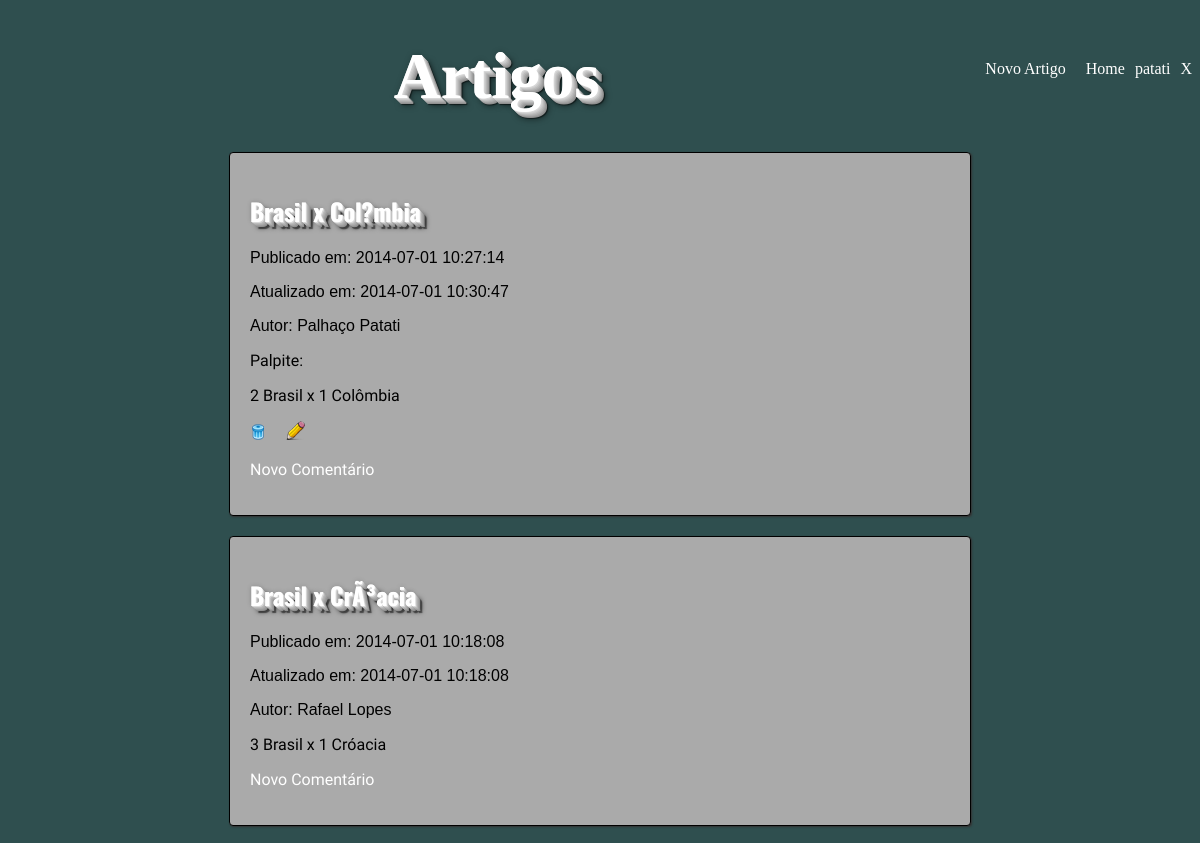
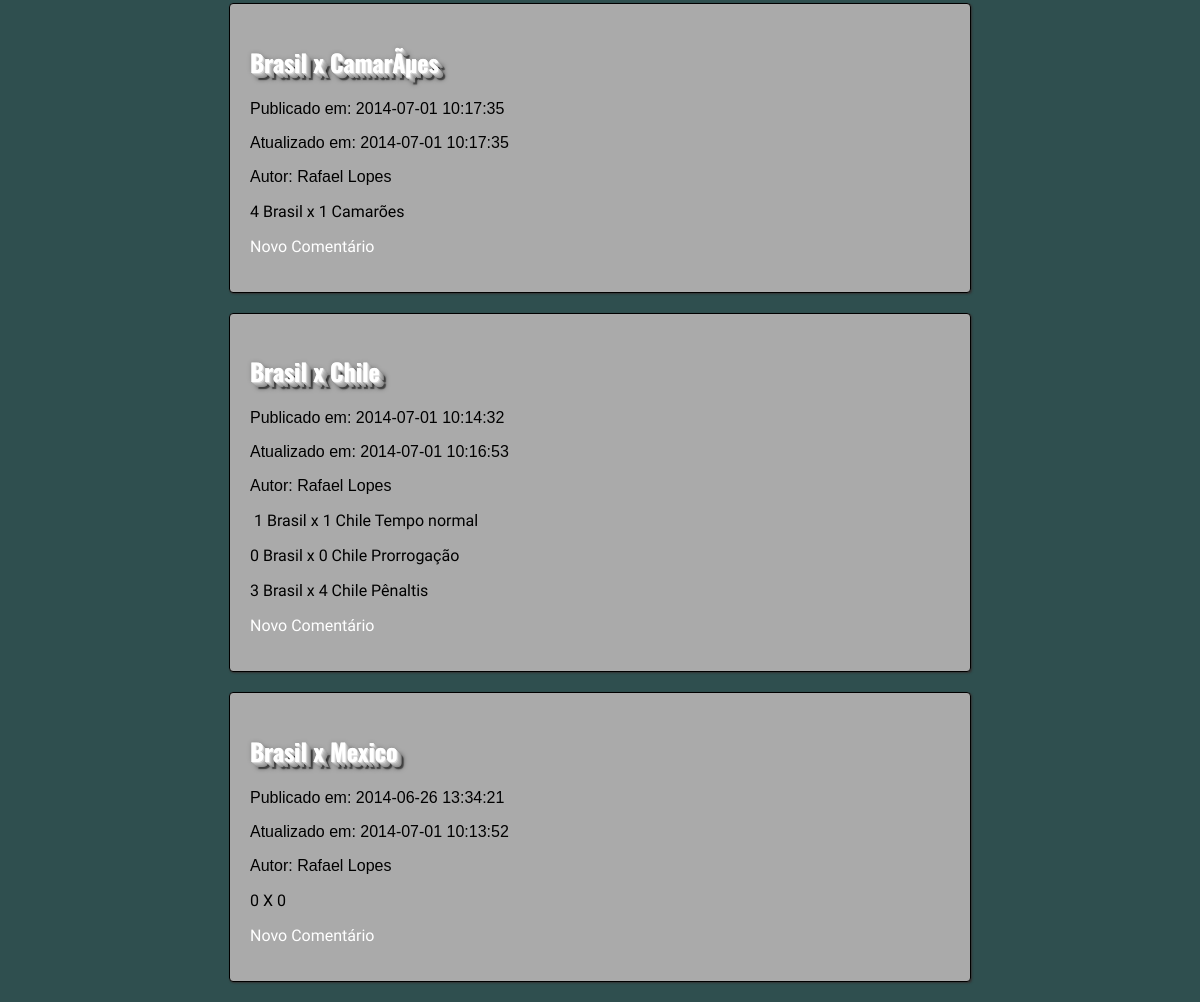
/index.php (signed in), run on the app's committed database (2 pictures, top to bottom).
### tables this page shows
CREATE TABLE IF NOT EXISTS `tblartigos` (
  `idArtigos` int(11) NOT NULL AUTO_INCREMENT,
  `idUsers` int(11) NOT NULL,
  `assunto` varchar(40) NOT NULL,
  `artigo` text NOT NULL,
  `dtCriacao` datetime NOT NULL,
  `dtAtualiza` datetime NOT NULL,
  PRIMARY KEY (`idArtigos`),
  KEY `idUsers` (`idUsers`),
  KEY `idUsers_2` (`idUsers`),
  KEY `idUsers_3` (`idUsers`)
);

CREATE TABLE IF NOT EXISTS `tblusers` (
  `idUsers` int(11) NOT NULL AUTO_INCREMENT,
  `nome` varchar(45) NOT NULL,
  `login` varchar(16) NOT NULL,
  `email` varchar(45) NOT NULL,
  `senha` varchar(40) NOT NULL,
  `dtCriacao` datetime NOT NULL,
  `dtAtualiza` datetime NOT NULL,
  PRIMARY KEY (`idUsers`),
  UNIQUE KEY `login` (`login`,`email`)
);

### index.php (the view, shortened to what this page needs)
<?php
require_once 'conectaMySQL.php';
?>
<!DOCTYPE html>
<html>
    <head>
        <link href="css/estilo.css" type="text/css" rel="stylesheet" />
    </head>
    <body>
        <?php
        include 'topo.php';
        if(isset($_SESSION['idUsers'])):
        ?>
        <p style="float: right; margin-right: 10px;">
            <a href="novoartigo.php" title="Inserir novo artigo">
                Novo Artigo
            </a>
        </p>
        <?php endif; ?>
        <h1>Artigos</h1>
        <?php
        $query = "SELECT a . * , u.nome AS nome
                  FROM tblartigos a
                  INNER JOIN tblusers u
                  USING ( idusers )
                  ORDER BY a.dtCriacao DESC";
        $result = mysqli_query($link, $query);
        while ($linha = mysqli_fetch_assoc($result)) {
            echo "<article id='art$linha[idArtigos]'>\n";
            echo "\t<header>\n";
            echo "\t\t<h2>" . utf8_encode($linha['assunto']) . "</h2>\n";
            echo "\t\t<p>Publicado em: $linha[dtCriacao]</p>\n";
            echo "\t\t\t\t<p>Atualizado em: $linha[dtAtualiza]</p>\n";
            echo "\t\t<p>Autor: " . utf8_encode($linha['nome']) . "</p>\n";
            echo "\t</header>\n";
            echo "\t<p>" . utf8_encode($linha['artigo']) . "</p>\n";
            if (isset($_SESSION['idUsers']) && $_SESSION['idUsers']== 1){
                 echo "<a href='#' "
                    . " onclick='apagarA($linha[idArtigos],\"" . utf8_encode($linha['nome']) . "\")'"
                    . "title='Excluir'><img src='img/excluir.png'/></a>";
                if($_SESSION['idUsers'] == $linha['idUsers']){
                 echo "&nbsp;&nbsp;&nbsp;&nbsp;&nbsp;"
                        . "<a href='#'"
                         . "onclick='editarArtigo($linha[idArtigos])'"
                         . "title='Editar'>"
                        . "<img src='img/editar.png' title='Editar'/></a>";
                }
            }
            elseif (isset ($_SESSION['idUsers']) && $_SESSION['idUsers'] == $linha['idUsers']) {
                echo "<a href='#' "
                    . " onclick='apagarA($linha[idArtigos],\"" . utf8_encode($linha['nome']) . "\")'"
                    . "title='Excluir'><img src='img/excluir.png'/></a>";
                if($_SESSION['idUsers'] == $linha['idUsers']){
                echo "&nbsp;&nbsp;&nbsp;&nbsp;&nbsp;"
                         . "<a href='#'"
                        . "onclick='editarArtigo($linha[idArtigos])'"
                        . "title='Editar'>"
                        . "<img src='img/editar.png' title='Editar'/></a>";
                }
               }
            echo "\t<p><a href='novocomentario.php?idArtigos=$linha[idArtigos]'>Novo Comentário</a></p>\n";
            echo "</article>\n\n";
        }
        ?>
    </body>
</html>

### css/estilo.css (style rules this page uses)
body { background-color: darkslategrey; }
h1 { text-align: center; font-family: Garamond, serif; line-height: 1em; color: #ffffff; font-weight:bold; font-size: 65px; text-shadow:0px 0px 0 rgb(231,231,231), 1px 1px 0 rgb(216,216,216), 2px 2px 0 rgb(202,202,202), 3px 3px 0 rgb(187,187,187), 4px 4px 0 rgb(173,173,173), 5px 5px 0 rgb(158,158,158), 6px 6px 0 rgb(144,144,144), 7px 7px 6px rgba(0,0,0,0.6), 7px 7px 1px rgba(0,0,0,0.5), 0px 0px 6px rgba(0,0,0,.2); }
header h2, article section h2 { font-family: Oswald; color: #ffffff; text-shadow:0px 0px 0 rgb(231,231,231), 1px 1px 0 rgb(216,216,216), 1px 1px 0 rgb(202,202,202), 2px 2px 0 rgb(187,187,187), 3px 3px 0 rgb(173,173,173), 4px 4px 0 rgb(158,158,158), 5px 5px 0 rgb(144,144,144), 6px 6px 5px rgba(0,0,0,0.6), 7px 7px 1px rgba(0,0,0,0.5), 0px 0px 5px rgba(0,0,0,.2); }
article p { font-family: "Bad Script"; }
article header p { font-family: arial; }
article { padding: 20px; background-color: #aaa; width: 700px; height: auto; margin: 0 auto; border-radius:4px; box-shadow: 1px 1px 2px #333333; border:1px solid #000000; margin-bottom: 20px; }
p a { color: white; text-decoration: none; }

### data on the page
tblartigos: assunto "Brasil x Col?mbia", dtCriacao "2014-07-01 10:27:14", dtAtualiza "2014-07-01 10:30:47", idUsers.nome "Palhaço Patati", artigo "Palpite: 2 Brasil x 1 Colômbia"
tblartigos: assunto "Brasil x CrÃ³acia", dtCriacao "2014-07-01 10:18:08", dtAtualiza "2014-07-01 10:18:08", idUsers.nome "Rafael Lopes", artigo "3 Brasil x 1 Cróacia"
tblartigos: assunto "Brasil x CamarÃµes", dtCriacao "2014-07-01 10:17:35", dtAtualiza "2014-07-01 10:17:35", idUsers.nome "Rafael Lopes", artigo "4 Brasil x 1 Camarões"
tblartigos: assunto "Brasil x Chile", dtCriacao "2014-07-01 10:14:32", dtAtualiza "2014-07-01 10:16:53", idUsers.nome "Rafael Lopes", artigo "1 Brasil x 1 Chile Tempo normal 0 Brasil x 0 Chile Prorrogação 3 Brasil x 4 Chile Pênaltis"
tblartigos: assunto "Brasil x Mexico", dtCriacao "2014-06-26 13:34:21", dtAtualiza "2014-07-01 10:13:52", idUsers.nome "Rafael Lopes", artigo "0 X 0"

### other printed values
$usuario "patati"
